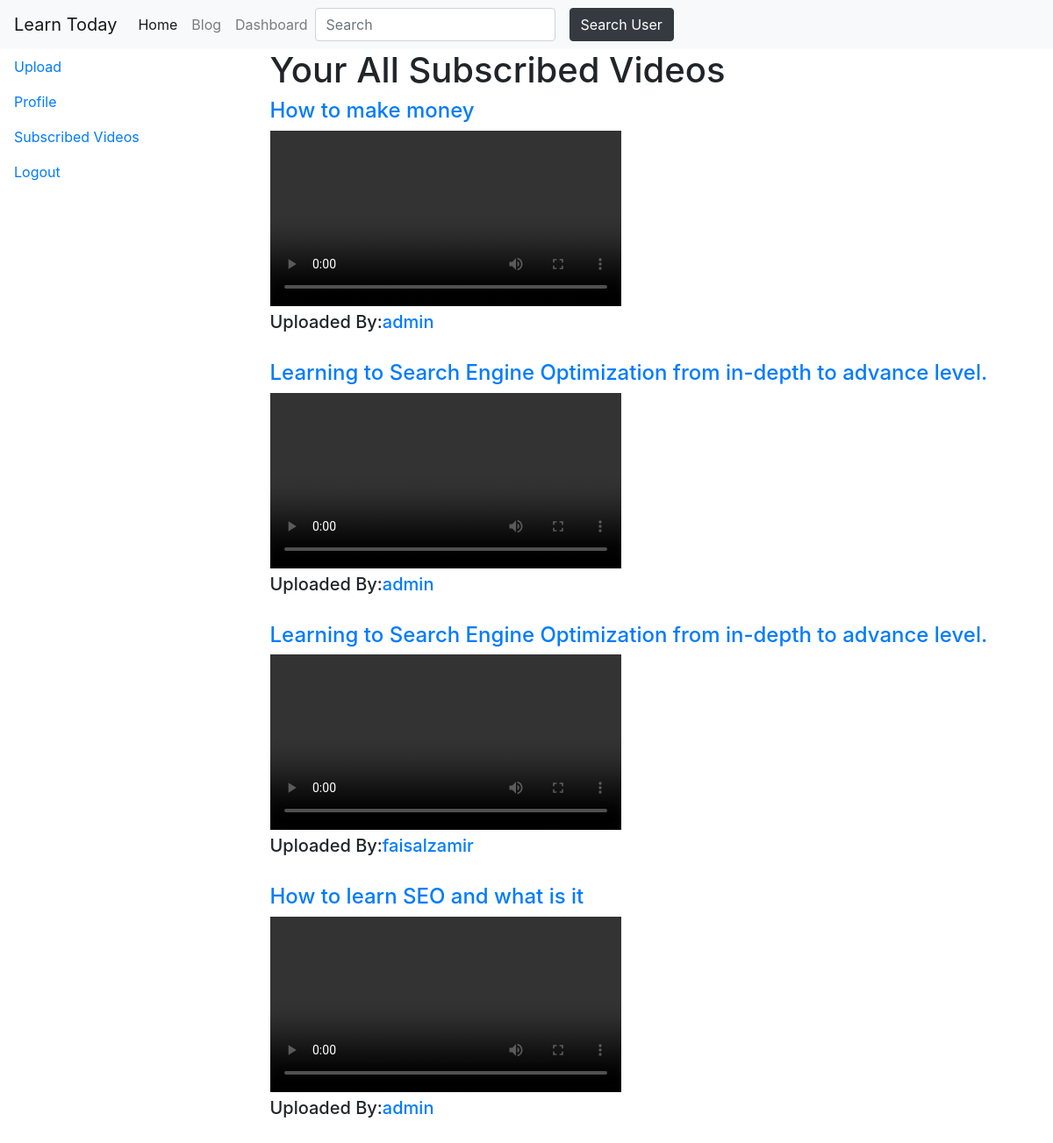
Page /accounts/subscribed_videos/ (signed in) on the committed database.
### videos/models.py (models this page shows)
class video(models.Model):
    user = models.ForeignKey(User, on_delete=models.CASCADE,default=1)
    title = models.CharField(max_length=300,)
    video= models.FileField(upload_to='videos/', null=True)

### users/models.py (models this page shows)
class User(AbstractUser):
    bio = models.TextField(max_length=500, blank=True)
    location = models.CharField(max_length=30, blank=True)
    birth_date = models.DateField(null=True, blank=True)

### users/views.py (the view)
# urls.py: path('subscribed_videos/', views.subscribed_videos , name="subscribed_videos"),
def subscribed_videos(request):
    followedList = FollowUser.objects.filter(followed_by =request.user.profile)
    followedList2 = [] #it contain profile id of other user which followed by logged user
    print(followedList2)
    for e in followedList:
        followedList2.append(e.profile_id)
    all_videos = video.objects.filter(user_id__profile__in = followedList2).order_by('-id')
    context= {'all_videos':all_videos,  }
    return render(request, 'users/subscribed_videos.html',context)

### users/templates/users/subscribed_videos.html (shortened to what this page needs)
{% extends 'users/dashboard.html' %}
{% block dashbaord_content%}
<h1>Your All Subscribed Videos</h1>
{% for video in all_videos %}
<h4> <a href="{% url 'video_details' video.id %}" target="_blank">{{video.title}}</a> </h4>
<video width='400' controls>
<source src='{{video.video.url}}' type='video/mp4'>
</video>
<br>
<h5>Uploaded By:<a href="#" target="_blank">{{ video.user}}</a>
</h5>
<br>
{% endfor %}
{% endblock dashbaord_content%}

### rows in the picture
video: title "How to make money", user "admin"
video: title "Learning to Search Engine Optimization from in-depth to advance level.", user "admin"
video: title "Learning to Search Engine Optimization from in-depth to advance level.", user "faisalzamir"
video: title "How to learn SEO and what is it", user "admin"
